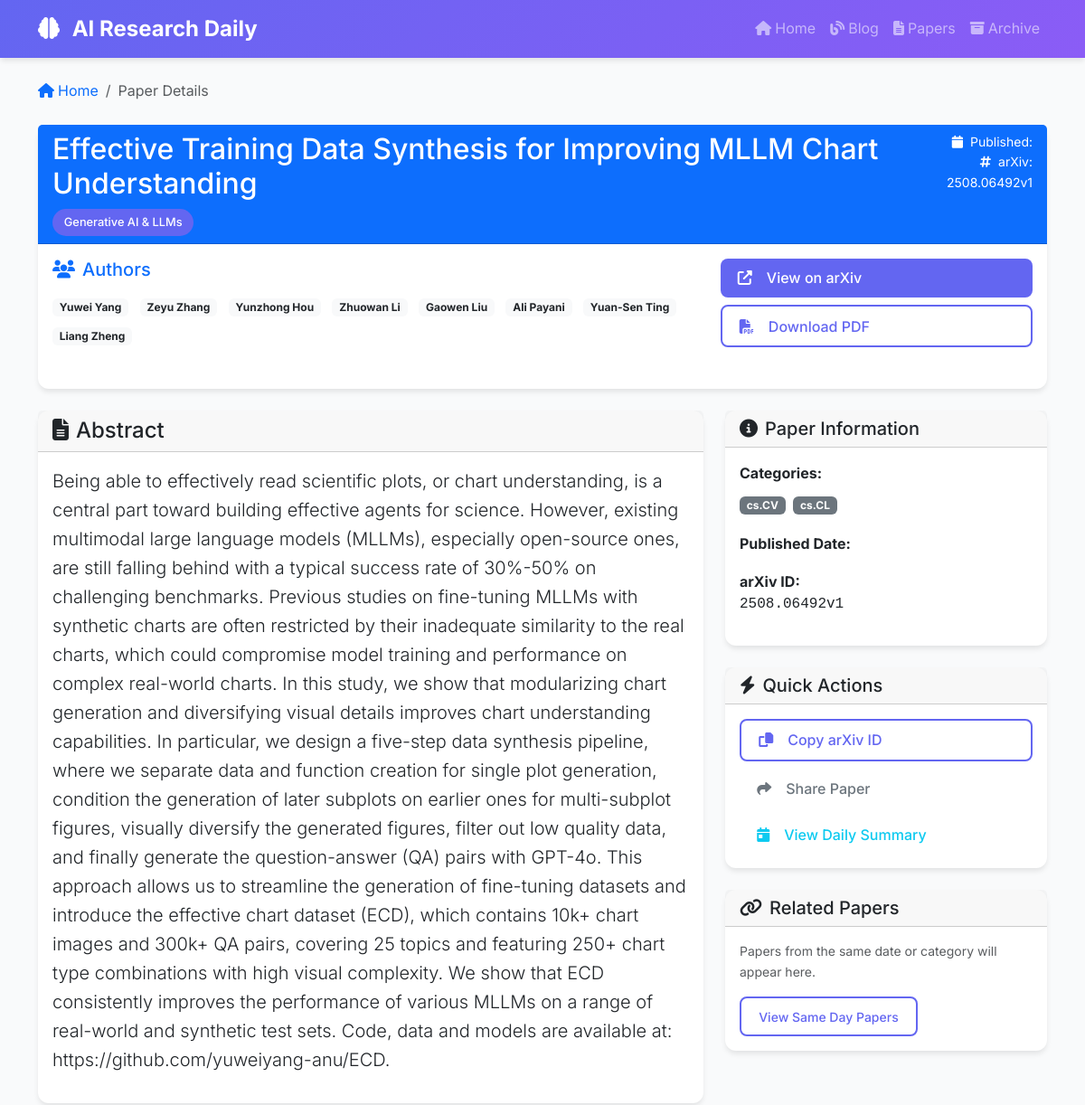
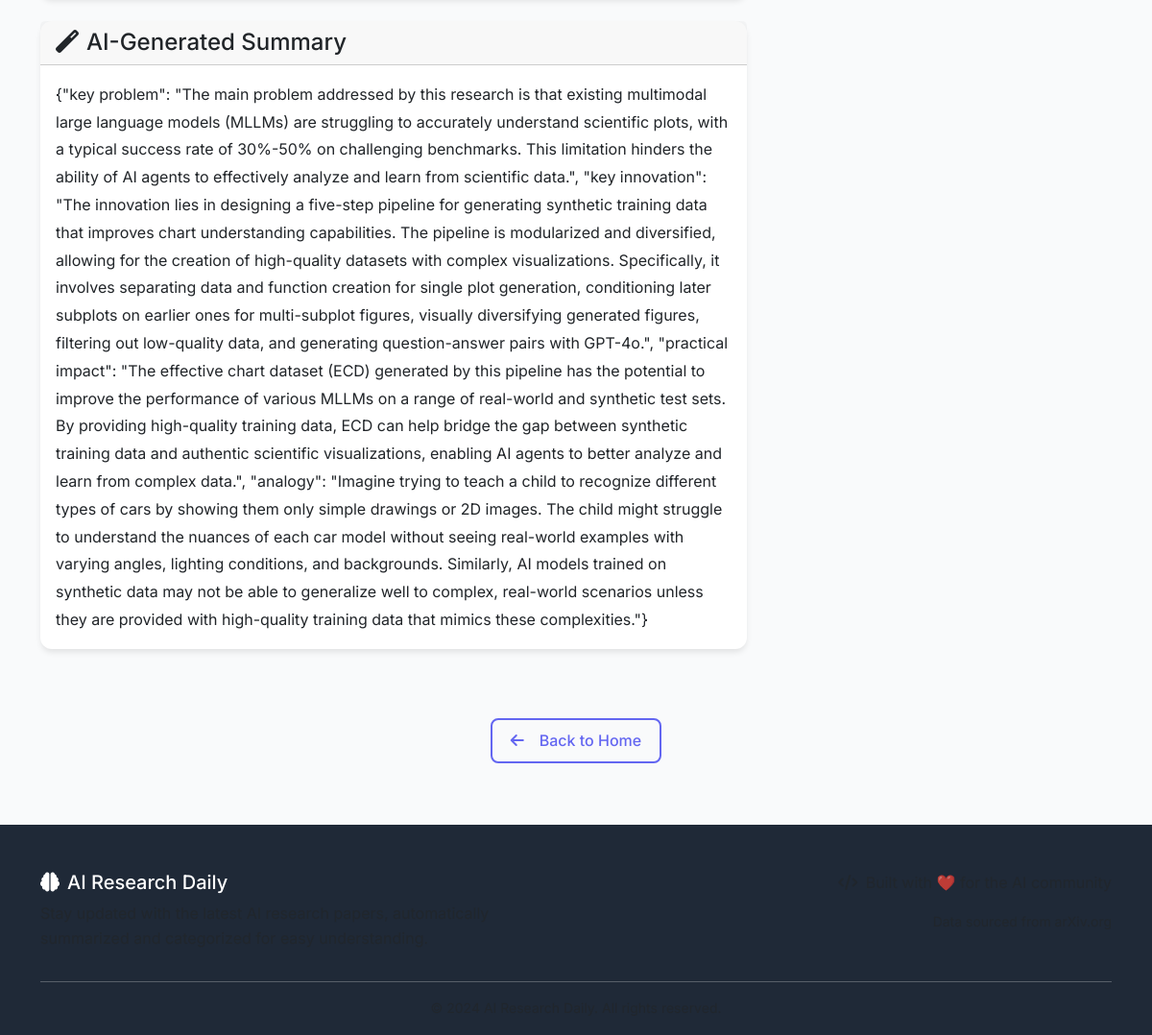
Screenshot of /paper/2508.06492v1 with the database file from the repository (2 pictures, top to bottom).
### tables this page shows
CREATE TABLE papers (
                id INTEGER PRIMARY KEY AUTOINCREMENT,
                arxiv_id TEXT UNIQUE NOT NULL,
                title TEXT NOT NULL,
                authors TEXT NOT NULL,
                abstract TEXT NOT NULL,
                categories TEXT NOT NULL,
                published_date TEXT NOT NULL,
                summary TEXT,
                category TEXT,
                novelty_score REAL,
                created_at TIMESTAMP DEFAULT CURRENT_TIMESTAMP,
                updated_at TIMESTAMP DEFAULT CURRENT_TIMESTAMP
            , source TEXT DEFAULT "arxiv");

### src/web_app.py (the view)
@app.route('/paper/<arxiv_id>')
def paper_detail(arxiv_id):
    conn = db._get_connection()
    cursor = conn.cursor()
    cursor.execute('''
        SELECT arxiv_id, title, authors, abstract, categories,
               published_date, summary, category, novelty_score, source
        FROM papers
        WHERE arxiv_id = ?
    ''', (arxiv_id,))
    row = cursor.fetchone()
    conn.close()
    if not row:
        return render_template('404.html', message="Paper not found"), 404
    paper = {
        'arxiv_id': row[0],
        'title': row[1],
        'authors': eval(row[2]) if row[2] else [],
        'abstract': row[3],
        'categories': eval(row[4]) if row[4] else [],
        'published_date': row[5],
        'summary': row[6],
        'category': row[7],
        'novelty_score': row[8],
        'source': row[9]
    }
    return render_template('paper_detail.html', paper=paper)

### src/database.py (called while the page is built)
    def _get_connection(self):
        return sqlite3.connect(self.db_path)

### templates/paper_detail.html (shortened to what this page needs)
{% extends "base.html" %}
{% block content %}
<div class="container mt-4">
    <nav aria-label="breadcrumb" class="mb-4">
        <ol class="breadcrumb">
            <li class="breadcrumb-item">
                <a href="{{ url_for('index') }}" class="text-decoration-none">
                    <i class="fas fa-home me-1"></i>Home
                </a>
            </li>
            <li class="breadcrumb-item active" aria-current="page">Paper Details</li>
        </ol>
    </nav>
    <div class="row">
        <div class="col-12">
            <div class="card mb-4">
                <div class="card-header bg-primary text-white">
                    <div class="d-flex justify-content-between align-items-start">
                        <div class="flex-grow-1">
                            <h1 class="h2 mb-2">{{ paper.title }}</h1>
                            <div class="d-flex align-items-center gap-3">
                                <span class="category-badge">
                                    {{ paper.category or 'AI/ML' }}
                                </span>
                            </div>
                        </div>
                        <div class="text-end">
                            <small class="d-block">
                                <i class="fas fa-calendar me-1"></i>
                                Published: {{ paper.published_data }}
                            </small>
                            <small class="d-block">
                                <i class="fas fa-hashtag me-1"></i>
                                arXiv: {{ paper.arxiv_id }}
                            </small>
                        </div>
                    </div>
                </div>
                <div class="card-body">
                    <div class="row">
                        <div class="col-md-8">
                            <h5 class="text-primary mb-3">
                                <i class="fas fa-users me-2"></i>Authors
                            </h5>
                            <p class="mb-4">
                                {% for author in paper.authors %}
                                <span class="badge bg-light text-dark me-2 mb-2">{{ author }}</span>
                                {% endfor %}
                            </p>
                        </div>
                        <div class="col-md-4">
                            <div class="d-grid gap-2">
                                <a href="https://arxiv.org/abs/{{ paper.arxiv_id }}"
                                   class="btn btn-primary" target="_blank">
                                    <i class="fas fa-external-link-alt me-2"></i>
                                    View on arXiv
                                </a>
                                <a href="https://arxiv.org/pdf/{{ paper.arxiv_id }}"
                                   class="btn btn-outline-primary" target="_blank">
                                    <i class="fas fa-file-pdf me-2"></i>
                                    Download PDF
                                </a>
                            </div>
                        </div>
                    </div>
                </div>
            </div>
        </div>
    </div>
    <div class="row">
        <div class="col-lg-8">
            <div class="card mb-4">
                <div class="card-header">
                    <h4 class="mb-0">
                        <i class="fas fa-file-text me-2"></i>Abstract
                    </h4>
                </div>
                <div class="card-body">
                    <p class="lead">{{ paper.abstract }}</p>
                </div>
            </div>
            {% if paper.summary %}
            <div class="card mb-4">
                <div class="card-header">
                    <h4 class="mb-0">
                        <i class="fas fa-magic me-2"></i>AI-Generated Summary
                    </h4>
                </div>
                <div class="card-body">
                    <div class="markdown-content">
                        {{ paper.summary | safe }}
                    </div>
                </div>
            </div>
            {% endif %}
        </div>
        <div class="col-lg-4">
            <div class="card mb-4">
                <div class="card-header">
                    <h5 class="mb-0">
                        <i class="fas fa-info-circle me-2"></i>Paper Information
                    </h5>
                </div>
                <div class="card-body">
                    <div class="mb-3">
                        <strong>Categories:</strong>
                        <div class="mt-2">
                            {% for category in paper.categories %}
                            <span class="badge bg-secondary me-1 mb-1">{{ category }}</span>
                            {% endfor %}
                        </div>
                    </div>
                    <div class="mb-3">
                        <strong>Published Date:</strong>
                    </div>
                    <div class="mb-3">
                        <strong>arXiv ID:</strong>
                        <p class="mb-0 font-monospace">{{ paper.arxiv_id }}</p>
                    </div>
                </div>
            </div>
            <div class="card mb-4">
                <div class="card-header">
                    <h5 class="mb-0">
                        <i class="fas fa-bolt me-2"></i>Quick Actions
                    </h5>
                </div>
                <div class="card-body">
                    <div class="d-grid gap-2">
                        <button class="btn btn-outline-primary" onclick="copyToClipboard('{{ paper.arxiv_id }}')">
                            <i class="fas fa-copy me-2"></i>Copy arXiv ID
                        </button>
                        <button class="btn btn-outline-secondary" onclick="sharePaper()">
                            <i class="fas fa-share me-2"></i>Share Paper
                        </button>
                        <a href="{{ url_for('daily_summary', date=paper.published_data) }}"
                           class="btn btn-outline-info">
                            <i class="fas fa-calendar-day me-2"></i>View Daily Summary
                        </a>
                    </div>
                </div>
            </div>
            <div class="card">
                <div class="card-header">
                    <h5 class="mb-0">
                        <i class="fas fa-link me-2"></i>Related Papers
                    </h5>
                </div>
                <div class="card-body">
                    <p class="text-muted small">
                        Papers from the same date or category will appear here.
                    </p>
                    <a href="{{ url_for('daily_summary', date=paper.published_data) }}"
                       class="btn btn-sm btn-outline-primary">
                        View Same Day Papers
                    </a>
                </div>
            </div>
        </div>
    </div>
    <div class="text-center mt-5">
        <a href="{{ url_for('index') }}" class="btn btn-outline-primary">
            <i class="fas fa-arrow-left me-2"></i>Back to Home
        </a>
    </div>
</div>
{% endblock %}

### templates/base.html (style rules this page uses)
:root { --primary-color: #6366f1; --secondary-color: #8b5cf6; --accent-color: #06b6d4; --text-primary: #1f2937; --text-secondary: #6b7280; --bg-light: #f9fafb; --bg-white: #ffffff; --border-color: #e5e7eb; --bg-title:rgb(14, 16, 19); }
body { font-family: 'Inter', sans-serif; line-height: 1.6; color: var(--text-primary); background-color: var(--bg-light); }
.card { border: none; border-radius: 12px; box-shadow: 0 4px 6px -1px rgba(0, 0, 0, 0.1); transition: transform 0.2s ease-in-out, box-shadow 0.2s ease-in-out; }
.category-badge { background: linear-gradient(135deg, var(--accent-color), var(--primary-color)); color: white; padding: 0.25rem 0.75rem; border-radius: 20px; font-size: 0.875rem; font-weight: 500; }
.btn-primary { background: linear-gradient(135deg, var(--primary-color), var(--secondary-color)); border: none; border-radius: 8px; padding: 0.75rem 1.5rem; font-weight: 500; transition: all 0.2s ease-in-out; }
.btn-outline-primary { border-color: var(--primary-color); color: var(--primary-color); border-radius: 8px; padding: 0.75rem 1.5rem; font-weight: 500; }
.markdown-content { line-height: 1.8; }
.category-badge { background: var(--primary-color); color: white; padding: 0.3rem 0.8rem; border-radius: 20px; font-size: 0.8rem; font-weight: 500; }
.btn { padding: 0.6rem 1.2rem; border-radius: 8px; font-weight: 500; text-decoration: none; display: inline-flex; align-items: center; gap: 0.5rem; transition: all 0.2s ease; border: none; cursor: pointer; }
.btn-primary { background: var(--primary-color); color: white; }
.btn-outline-primary { background: transparent; color: var(--primary-color); border: 2px solid var(--primary-color); }

### rows the page displays
papers: title "Effective Training Data Synthesis for Improving MLLM Chart Understanding", category "Generative AI & LLMs", arxiv_id "2508.06492v1", abstract "Being able to effectively read scientific plots, or chart understanding, is a central part toward building effective agents for science. However, existing multimodal large language models (MLLMs), especially open-source ones, are still falling behind with a typical success rate of 30%-50% on challenging benchmarks. Previous studies on fine-tuning MLLMs with synthetic charts are often restricted by their inadequate similarity to the real charts, which could compromise model training and performance on complex real-world charts. In this study, we show that modularizing chart generation and diversifying visual details improves chart understanding capabilities. In particular, we design a…", summary "{\"key problem\": \"The main problem addressed by this research is that existing multimodal large language models (MLLMs) are struggling to accurately understand scientific plots, with a typical success rate of 30%-50% on challenging benchmarks. This limitation hinders the ability of AI agents to effectively analyze and learn from scientific data.\", \"key innovation\": \"The innovation lies in designing a five-step pipeline for generating synthetic training data that improves chart understanding capabilities. The pipeline is modularized and diversified, allowing for the creation of high-quality datasets with complex visualizations. Specifically, it involves separating data and function creation…"

### other values shown
{{ author }} "Yuwei Yang" "Zeyu Zhang" "Yunzhong Hou" "Zhuowan Li" "Gaowen Liu" "Ali Payani" "Yuan-Sen Ting" "Liang Zheng"
{{ category }} "cs.CV" "cs.CL"
